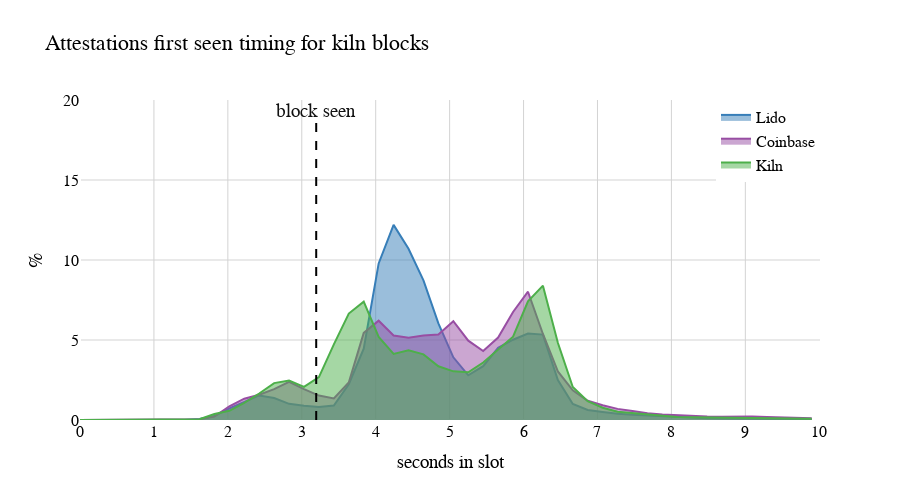
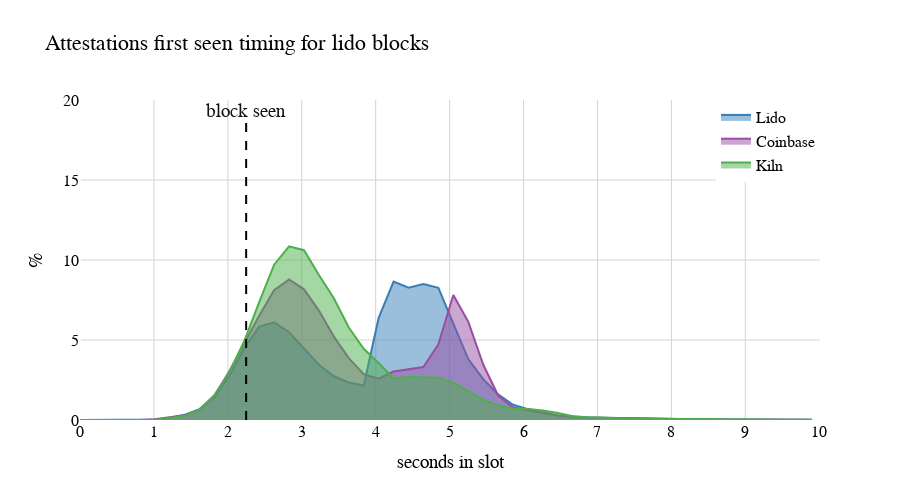
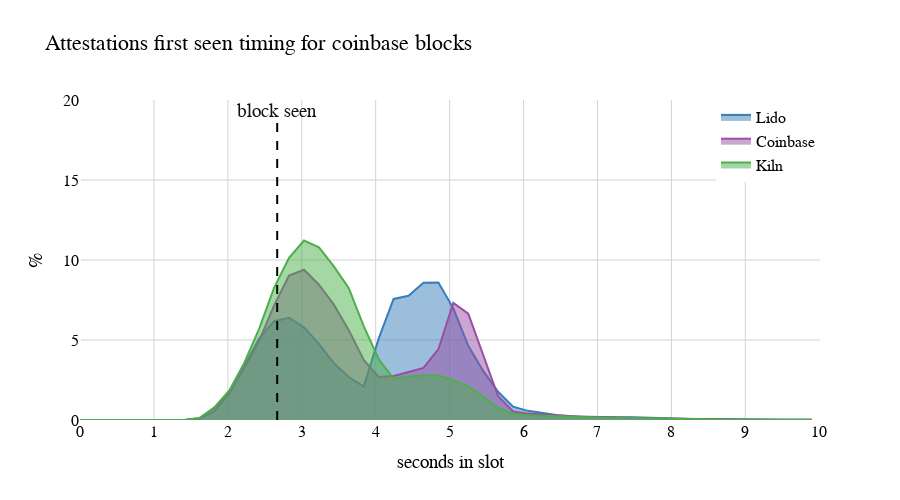

Notebook code cell kept with these figures, in order:
### Code cell
def hist_late_performer(_df, sec=0, entity=None):   
    df = _df.copy()

    lido = df[df["label"] == "lido"]
    kiln = df[df["label"] == "kiln"]
    coinbase = df[df["label"] == "coinbase"]

    def calculate_histogram(data, bins, x_range):
        hist, bin_edges = np.histogram(data, bins=bins, range=x_range)
        # Normalize to percentage
        total_count = np.sum(hist)
        hist_normalized = (hist / total_count) * 100
        return bin_edges, hist_normalized

    x_lido, y_lido = calculate_histogram(lido['seconds_in_slot'], 50, (0, 10.1))
    x_kiln, y_kiln = calculate_histogram(kiln['seconds_in_slot'], 50, (0, 10.1))
    x_coinbase, y_coinbase = calculate_histogram(coinbase['seconds_in_slot'], 50, (0, 10.1))

    fig = go.Figure()

    fig.add_trace(go.Scatter(
        x=x_lido,
        y=y_lido,
        fill='tozeroy',
        mode='lines',
        name='Lido',
        line=dict(color=COLORS[0]),
        opacity=0.2
    ))

    fig.add_trace(go.Scatter(
        x=x_coinbase,
        y=y_coinbase,
        fill='tozeroy',
        mode='lines',
        name=f'Coinbase',
        line=dict(color=COLORS[3]),
        opacity=0.2
    ))
    fig.add_trace(go.Scatter(
        x=x_kiln,
        y=y_kiln,
        fill='tozeroy',
        mode='lines',
        name=f'Kiln',
        line=dict(color=COLORS[2]),
        opacity=0.5
    ))
    
    maxes = [max(i, j) for i, j in zip(y_kiln, y_lido)]
    fig.add_shape(
        type="line",
        x0=sec, x1=sec, y0=0, y1=19,
        line=dict(color="black", width=2, dash="dash")
    )
    
    fig.add_annotation(
        x=sec, y=20,
        text=f"block seen", showarrow=False, 
        xanchor='center', yanchor='top',  font=dict(family="Ubuntu Mono", size=FONTSIZE+3, color="#111111"),
    )

    fig.update_layout(
        title=f'Attestations first seen timing for {entity} blocks',
        yaxis_title='%',
        xaxis_title='seconds in slot',
        barmode='stack',
        legend_traceorder="normal",
        xaxis=dict(
            tickmode='linear',
            showgrid=True,
            gridcolor='lightgrey',
            range=[0, 10.01]
        ),
        yaxis=dict(
            showgrid=True,
            gridcolor='lightgrey',
            range=[0, 20]
        ),
        height=500,
        width=900,
        font=dict(
            family="Ubuntu Mono",
            size=FONTSIZE,
            color="black"
        ),
        legend=dict(
            x=1,
            y=1,
            xanchor='right',
            yanchor='top'
        ),
        plot_bgcolor = "#FFFFFF"
    )

    return fig

    
for ix,  i in enumerate([kiln, lido, coinbase]):
    slottiming = df[df["label"] == ["kiln", "lido", "coinbase"][ix]].seconds_in_slot.mean()
    fig = hist_late_performer(i, slottiming, ["kiln", "lido", "coinbase"][ix])
    fig.write_image(f"att_pics/attestations_seen_late_by_proposer_{int(ix):03}.png")
    print(f"att_pics/attestations_seen_late_{int(ix):03}.png")
    fig.show()
    #break

### Figure 1 — Plotly figure (JSON) as saved in the notebook; plotly's stock layout.template omitted (floating-point values rounded to 4 significant figures)
{"data": [{"fill": "tozeroy", "line": {"color": "#377eb8"}, "mode": "lines", "name": "Lido", "opacity": 0.2, "type": "scatter", "x": [0, 0.202, 0.404, 0.606, 0.808, 1.01, 1.212, 1.414, 1.616, 1.818, 2.02, 2.222, 2.424, 2.626, 2.828, 3.03, 3.232, 3.434, 3.636, 3.838, 4.04, 4.242, 4.444, 4.646, 4.848, 5.05, 5.252, 5.454, 5.656, 5.858, 6.06, 6.262, 6.464, 6.666, 6.868, 7.07, 7.272, 7.474, 7.676, 7.878, 8.08, 8.282, 8.484, 8.686, 8.888, 9.09, 9.292, 9.494, 9.696, 9.898, 10.1], "y": [0, 0, 0, 0, 0, 0, 0, 0.006561, 0.06032, 0.245, 0.72, 1.131, 1.535, 1.374, 1.012, 0.8878, 0.808, 0.9069, 2.236, 4.456, 9.787, 12.2, 10.7, 8.726, 6.034, 3.918, 2.796, 3.366, 4.515, 5.018, 5.408, 5.337, 2.502, 0.9969, 0.6275, 0.5025, 0.3936, 0.3351, 0.2906, 0.2237, 0.1608, 0.1388, 0.1169, 0.09505, 0.09608, 0.09039, 0.07974, 0.06921, 0.06352, 0.03953]}, {"fill": "tozeroy", "line": {"color": "#984ea3"}, "mode": "lines", "name": "Coinbase", "opacity": 0.2, "type": "scatter", "x": [0, 0.202, 0.404, 0.606, 0.808, 1.01, 1.212, 1.414, 1.616, 1.818, 2.02, 2.222, 2.424, 2.626, 2.828, 3.03, 3.232, 3.434, 3.636, 3.838, 4.04, 4.242, 4.444, 4.646, 4.848, 5.05, 5.252, 5.454, 5.656, 5.858, 6.06, 6.262, 6.464, 6.666, 6.868, 7.07, 7.272, 7.474, 7.676, 7.878, 8.08, 8.282, 8.484, 8.686, 8.888, 9.09, 9.292, 9.494, 9.696, 9.898, 10.1], "y": [0, 0, 0, 0, 0, 0, 0, 0.002545, 0.04254, 0.2136, 0.8598, 1.331, 1.579, 1.925, 2.378, 1.927, 1.528, 1.343, 2.348, 5.442, 6.208, 5.284, 5.137, 5.282, 5.346, 6.178, 4.958, 4.31, 5.156, 6.751, 8.018, 5.377, 3.039, 1.857, 1.202, 0.9208, 0.6948, 0.5574, 0.4259, 0.3452, 0.2914, 0.2566, 0.2217, 0.2109, 0.2264, 0.2112, 0.1876, 0.1677, 0.1572, 0.1022]}, {"fill": "tozeroy", "line": {"color": "#4daf4a"}, "mode": "lines", "name": "Kiln", "opacity": 0.5, "type": "scatter", "x": [0, 0.202, 0.404, 0.606, 0.808, 1.01, 1.212, 1.414, 1.616, 1.818, 2.02, 2.222, 2.424, 2.626, 2.828, 3.03, 3.232, 3.434, 3.636, 3.838, 4.04, 4.242, 4.444, 4.646, 4.848, 5.05, 5.252, 5.454, 5.656, 5.858, 6.06, 6.262, 6.464, 6.666, 6.868, 7.07, 7.272, 7.474, 7.676, 7.878, 8.08, 8.282, 8.484, 8.686, 8.888, 9.09, 9.292, 9.494, 9.696, 9.898, 10.1], "y": [0, 0, 0, 0, 0, 0, 0, 0, 0.04374, 0.3752, 0.5774, 1.073, 1.655, 2.307, 2.466, 2.066, 2.677, 4.73, 6.651, 7.396, 5.193, 4.126, 4.359, 4.1, 3.36, 3.042, 2.983, 3.593, 4.422, 5.209, 7.412, 8.397, 4.823, 2.064, 1.174, 0.7656, 0.5163, 0.4255, 0.3748, 0.2565, 0.1829, 0.1648, 0.1521, 0.145, 0.1515, 0.1511, 0.1391, 0.1218, 0.1019, 0.07861]}], "layout": {"annotations": [{"font": {"color": "#111111", "family": "Ubuntu Mono", "size": 19}, "showarrow": false, "text": "block seen", "x": 3.195, "xanchor": "center", "y": 20, "yanchor": "top"}], "barmode": "stack", "font": {"color": "black", "family": "Ubuntu Mono", "size": 16}, "height": 500, "legend": {"traceorder": "normal", "x": 1, "xanchor": "right", "y": 1, "yanchor": "top"}, "plot_bgcolor": "#FFFFFF", "shapes": [{"line": {"color": "black", "dash": "dash", "width": 2}, "type": "line", "x0": 3.195, "x1": 3.195, "y0": 0, "y1": 19}], "title": {"text": "Attestations first seen timing for kiln blocks"}, "width": 900, "xaxis": {"gridcolor": "lightgrey", "range": [0, 10.01], "showgrid": true, "tickmode": "linear", "title": {"text": "seconds in slot"}}, "yaxis": {"gridcolor": "lightgrey", "range": [0, 20], "showgrid": true, "title": {"text": "%"}}}}

### Figure 2 — Plotly figure (JSON) as saved in the notebook; plotly's stock layout.template omitted (floating-point values rounded to 4 significant figures)
{"data": [{"fill": "tozeroy", "line": {"color": "#377eb8"}, "mode": "lines", "name": "Lido", "opacity": 0.2, "type": "scatter", "x": [0, 0.202, 0.404, 0.606, 0.808, 1.01, 1.212, 1.414, 1.616, 1.818, 2.02, 2.222, 2.424, 2.626, 2.828, 3.03, 3.232, 3.434, 3.636, 3.838, 4.04, 4.242, 4.444, 4.646, 4.848, 5.05, 5.252, 5.454, 5.656, 5.858, 6.06, 6.262, 6.464, 6.666, 6.868, 7.07, 7.272, 7.474, 7.676, 7.878, 8.08, 8.282, 8.484, 8.686, 8.888, 9.09, 9.292, 9.494, 9.696, 9.898, 10.1], "y": [0, 0, 0, 0, 0.000653, 0.02796, 0.1304, 0.324, 0.6827, 1.426, 2.766, 4.485, 5.836, 6.11, 5.484, 4.461, 3.453, 2.732, 2.344, 2.154, 6.38, 8.65, 8.264, 8.503, 8.257, 6.018, 3.811, 2.552, 1.602, 0.9541, 0.6818, 0.486, 0.2811, 0.1769, 0.1563, 0.1503, 0.1212, 0.09982, 0.09071, 0.07642, 0.05936, 0.04581, 0.03706, 0.0291, 0.02372, 0.01921, 0.01746, 0.01611, 0.01383, 0.01016]}, {"fill": "tozeroy", "line": {"color": "#984ea3"}, "mode": "lines", "name": "Coinbase", "opacity": 0.2, "type": "scatter", "x": [0, 0.202, 0.404, 0.606, 0.808, 1.01, 1.212, 1.414, 1.616, 1.818, 2.02, 2.222, 2.424, 2.626, 2.828, 3.03, 3.232, 3.434, 3.636, 3.838, 4.04, 4.242, 4.444, 4.646, 4.848, 5.05, 5.252, 5.454, 5.656, 5.858, 6.06, 6.262, 6.464, 6.666, 6.868, 7.07, 7.272, 7.474, 7.676, 7.878, 8.08, 8.282, 8.484, 8.686, 8.888, 9.09, 9.292, 9.494, 9.696, 9.898, 10.1], "y": [0, 0, 0, 0, 4.69e-05, 0.05023, 0.1915, 0.2988, 0.6319, 1.535, 3.047, 4.805, 6.523, 8.121, 8.791, 8.167, 6.838, 5.213, 3.868, 2.868, 2.586, 3.029, 3.154, 3.308, 4.731, 7.817, 6.145, 3.468, 1.529, 0.7811, 0.6143, 0.4197, 0.2775, 0.2055, 0.1562, 0.1472, 0.1229, 0.1019, 0.08874, 0.08047, 0.05864, 0.04613, 0.03891, 0.03293, 0.02709, 0.02311, 0.01936, 0.01764, 0.01538, 0.01086]}, {"fill": "tozeroy", "line": {"color": "#4daf4a"}, "mode": "lines", "name": "Kiln", "opacity": 0.5, "type": "scatter", "x": [0, 0.202, 0.404, 0.606, 0.808, 1.01, 1.212, 1.414, 1.616, 1.818, 2.02, 2.222, 2.424, 2.626, 2.828, 3.03, 3.232, 3.434, 3.636, 3.838, 4.04, 4.242, 4.444, 4.646, 4.848, 5.05, 5.252, 5.454, 5.656, 5.858, 6.06, 6.262, 6.464, 6.666, 6.868, 7.07, 7.272, 7.474, 7.676, 7.878, 8.08, 8.282, 8.484, 8.686, 8.888, 9.09, 9.292, 9.494, 9.696, 9.898, 10.1], "y": [0, 0, 0, 0, 0, 0.01578, 0.1206, 0.2642, 0.6513, 1.549, 2.972, 4.938, 7.372, 9.705, 10.85, 10.61, 9.058, 7.607, 5.784, 4.452, 3.559, 2.601, 2.687, 2.65, 2.646, 2.339, 1.828, 1.272, 0.9098, 0.7264, 0.686, 0.6009, 0.4386, 0.2413, 0.1678, 0.1236, 0.0996, 0.07923, 0.07269, 0.06249, 0.05483, 0.03964, 0.03196, 0.02901, 0.02424, 0.0188, 0.0179, 0.01717, 0.01356, 0.009825]}], "layout": {"annotations": [{"font": {"color": "#111111", "family": "Ubuntu Mono", "size": 19}, "showarrow": false, "text": "block seen", "x": 2.248, "xanchor": "center", "y": 20, "yanchor": "top"}], "barmode": "stack", "font": {"color": "black", "family": "Ubuntu Mono", "size": 16}, "height": 500, "legend": {"traceorder": "normal", "x": 1, "xanchor": "right", "y": 1, "yanchor": "top"}, "plot_bgcolor": "#FFFFFF", "shapes": [{"line": {"color": "black", "dash": "dash", "width": 2}, "type": "line", "x0": 2.248, "x1": 2.248, "y0": 0, "y1": 19}], "title": {"text": "Attestations first seen timing for lido blocks"}, "width": 900, "xaxis": {"gridcolor": "lightgrey", "range": [0, 10.01], "showgrid": true, "tickmode": "linear", "title": {"text": "seconds in slot"}}, "yaxis": {"gridcolor": "lightgrey", "range": [0, 20], "showgrid": true, "title": {"text": "%"}}}}

### Figure 3 — Plotly figure (JSON) as saved in the notebook; plotly's stock layout.template omitted (floating-point values rounded to 4 significant figures)
{"data": [{"fill": "tozeroy", "line": {"color": "#377eb8"}, "mode": "lines", "name": "Lido", "opacity": 0.2, "type": "scatter", "x": [0, 0.202, 0.404, 0.606, 0.808, 1.01, 1.212, 1.414, 1.616, 1.818, 2.02, 2.222, 2.424, 2.626, 2.828, 3.03, 3.232, 3.434, 3.636, 3.838, 4.04, 4.242, 4.444, 4.646, 4.848, 5.05, 5.252, 5.454, 5.656, 5.858, 6.06, 6.262, 6.464, 6.666, 6.868, 7.07, 7.272, 7.474, 7.676, 7.878, 8.08, 8.282, 8.484, 8.686, 8.888, 9.09, 9.292, 9.494, 9.696, 9.898, 10.1], "y": [0, 0, 0, 0, 0, 0, 0, 0.0004588, 0.07043, 0.5439, 1.667, 3.381, 5.097, 6.175, 6.39, 5.794, 4.754, 3.55, 2.685, 2.088, 5.089, 7.569, 7.764, 8.576, 8.599, 6.977, 4.634, 3.067, 1.766, 0.8383, 0.5714, 0.4414, 0.2963, 0.2199, 0.1934, 0.1811, 0.1758, 0.165, 0.1539, 0.119, 0.0909, 0.06741, 0.05214, 0.04591, 0.0352, 0.02801, 0.02609, 0.02187, 0.02233, 0.01754]}, {"fill": "tozeroy", "line": {"color": "#984ea3"}, "mode": "lines", "name": "Coinbase", "opacity": 0.2, "type": "scatter", "x": [0, 0.202, 0.404, 0.606, 0.808, 1.01, 1.212, 1.414, 1.616, 1.818, 2.02, 2.222, 2.424, 2.626, 2.828, 3.03, 3.232, 3.434, 3.636, 3.838, 4.04, 4.242, 4.444, 4.646, 4.848, 5.05, 5.252, 5.454, 5.656, 5.858, 6.06, 6.262, 6.464, 6.666, 6.868, 7.07, 7.272, 7.474, 7.676, 7.878, 8.08, 8.282, 8.484, 8.686, 8.888, 9.09, 9.292, 9.494, 9.696, 9.898, 10.1], "y": [0, 0, 0, 0, 0, 0, 0, 0.0006736, 0.1179, 0.7223, 1.779, 3.24, 4.954, 7.165, 9.025, 9.39, 8.454, 7.209, 5.618, 3.748, 2.687, 2.755, 3.003, 3.255, 4.423, 7.317, 6.642, 4.06, 1.485, 0.5361, 0.3986, 0.3446, 0.2797, 0.22, 0.1949, 0.1763, 0.1451, 0.1312, 0.1202, 0.09269, 0.07621, 0.06012, 0.0409, 0.03425, 0.02448, 0.01808, 0.01589, 0.01556, 0.01408, 0.0112]}, {"fill": "tozeroy", "line": {"color": "#4daf4a"}, "mode": "lines", "name": "Kiln", "opacity": 0.5, "type": "scatter", "x": [0, 0.202, 0.404, 0.606, 0.808, 1.01, 1.212, 1.414, 1.616, 1.818, 2.02, 2.222, 2.424, 2.626, 2.828, 3.03, 3.232, 3.434, 3.636, 3.838, 4.04, 4.242, 4.444, 4.646, 4.848, 5.05, 5.252, 5.454, 5.656, 5.858, 6.06, 6.262, 6.464, 6.666, 6.868, 7.07, 7.272, 7.474, 7.676, 7.878, 8.08, 8.282, 8.484, 8.686, 8.888, 9.09, 9.292, 9.494, 9.696, 9.898, 10.1], "y": [0, 0, 0, 0, 0, 0, 0, 0, 0.1154, 0.7932, 1.848, 3.568, 5.715, 8.279, 10.13, 11.21, 10.79, 9.597, 8.239, 5.87, 3.813, 2.568, 2.722, 2.782, 2.793, 2.49, 2.1, 1.484, 0.7549, 0.3939, 0.2913, 0.2566, 0.2186, 0.1789, 0.1468, 0.1343, 0.1234, 0.122, 0.1114, 0.09119, 0.06429, 0.04151, 0.0449, 0.03121, 0.01909, 0.01581, 0.01394, 0.01133, 0.01157, 0.01194]}], "layout": {"annotations": [{"font": {"color": "#111111", "family": "Ubuntu Mono", "size": 19}, "showarrow": false, "text": "block seen", "x": 2.667, "xanchor": "center", "y": 20, "yanchor": "top"}], "barmode": "stack", "font": {"color": "black", "family": "Ubuntu Mono", "size": 16}, "height": 500, "legend": {"traceorder": "normal", "x": 1, "xanchor": "right", "y": 1, "yanchor": "top"}, "plot_bgcolor": "#FFFFFF", "shapes": [{"line": {"color": "black", "dash": "dash", "width": 2}, "type": "line", "x0": 2.667, "x1": 2.667, "y0": 0, "y1": 19}], "title": {"text": "Attestations first seen timing for coinbase blocks"}, "width": 900, "xaxis": {"gridcolor": "lightgrey", "range": [0, 10.01], "showgrid": true, "tickmode": "linear", "title": {"text": "seconds in slot"}}, "yaxis": {"gridcolor": "lightgrey", "range": [0, 20], "showgrid": true, "title": {"text": "%"}}}}
